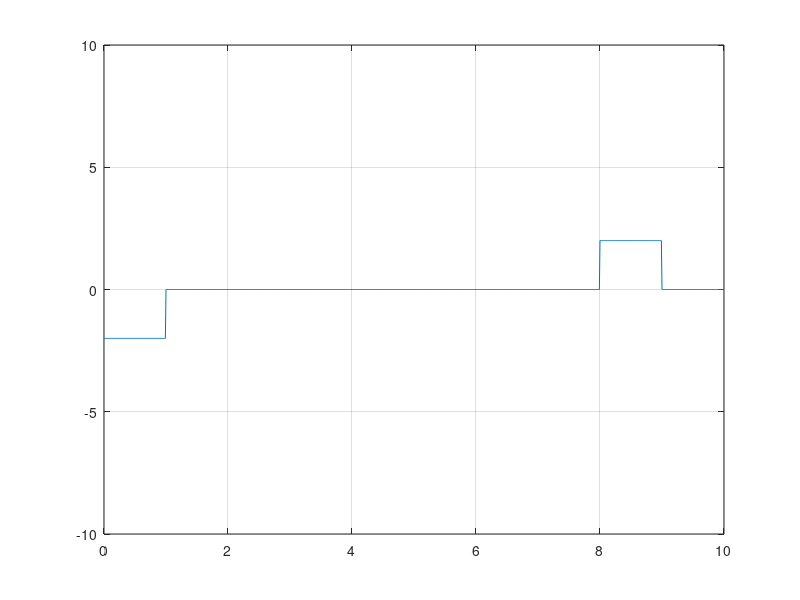

Write the MATLAB code that produced this figure.
%Digital signal....
%000VB0VB for 8 consecutive zeros..
%change state for 1

clear all;
clc;
bit = [1 0 0 0 0 0 0 0  1 0];

v = 2;

fs = 100;
bit_duration = 1; % bitrate = 1/bitduration
T = length(bit) * bit_duration; % len/bitrate.
t = 0:1/fs:T;

x_digital = zeros(1, length(t));

lastState = v;
counter = 0;
%encoding
for i = 1:length(bit)   
    if bit(i) == 0
        counter = counter + 1;
        if(counter == 8)
            x_digital((i-1-7)*fs*bit_duration+1 : (i-5)*fs*bit_duration) = 0;
            x_digital((i-1-4)*fs*bit_duration+1 : (i-4)*fs*bit_duration) = lastState;
            x_digital((i-1-3)*fs*bit_duration+1 : (i-3)*fs*bit_duration) = -lastState;
            lastState = -lastState;
            x_digital((i-1-2)*fs*bit_duration+1 : (i-2)*fs*bit_duration) = 0;
            x_digital((i-1-1)*fs*bit_duration+1 : (i-1)*fs*bit_duration) = lastState;
            x_digital((i-1-0)*fs*bit_duration+1 : (i-0)*fs*bit_duration) = -lastState;
            lastState = -lastState;
        end
    else
        counter = 0;
        x_digital((i-1-0)*fs*bit_duration+1 : (i-0)*fs*bit_duration) = -lastState;
        lastState = -lastState;
    end
end

%subplot(1,2,1);
plot(t, x_digital);
xlim([0, T]);
ylim([-10, 10]);
grid on;

%decoding
%method 1
data = zeros(1, length(bit));
lastState = v;
counter = 0;
i=1;
while i <= length(bit)
    from = (i-1)*fs*bit_duration+1;
    to = i*fs*bit_duration;
    if(x_digital(from : to) == -lastState)
        data(i) = 1;
        lastState = -lastState;
    elseif(x_digital(from : to) == 0)
        data(i) = 0;
        counter = counter + 1;
        if(counter > 3)
            counter = 0;
        end
    elseif(x_digital(from : to) == lastState)
        counter = 0;
        data(i:i+4) = 0;
        i = i + 4;
    end
    i = i + 1;
end

disp(data)

%method 2

data = zeros(1, length(bit));
lastState = v;
counter = 0;
i=1;
while i <= length(t)/ fs*bit_duration
    from = (i-1)*fs*bit_duration+1;
    to = i*fs*bit_duration;
    if(x_digital(from : to) == -lastState)
        data(i) = 1;
        lastState = -lastState;
    elseif(x_digital(from : to) == 0)
        data(i) = 0;
        counter = counter + 1;
        if(counter > 3)
            counter = 0;
        end
    elseif(x_digital(from : to) == lastState)
        counter = 0;
        data(i:i+4) = 0;
        i = i + 4;
    end
    i = i + 1;
end

disp(data)

%method 3

data = zeros(1, length(bit));
lastState = v;
counter = 0;
c = 0;
i=1;
while i <= length(t)
    if t(i) > c*bit_duration
        c = c + 1;
        if(x_digital(i) == -lastState)
            data(c) = 1;
            lastState = -lastState;
        elseif(x_digital(i) == 0)
            data(c) = 0;
            counter = counter + 1;
            if(counter > 3)
                counter = 0;
            end
        elseif(x_digital(i) == lastState)
            counter = 0;
            data(c:c+4) = 0;
            c = c + 4;
        end
    end
    i = i + 1;
end

disp(data)